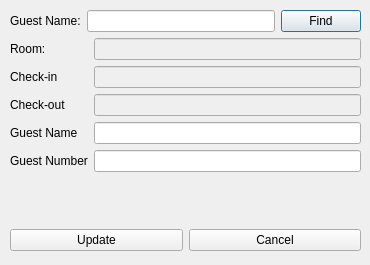
<?xml version="1.0" encoding="UTF-8"?>
<ui version="4.0">
 <class>DialogBookingUpdate</class>
 <widget class="QDialog" name="DialogBookingUpdate">
  <property name="geometry">
   <rect>
    <x>0</x>
    <y>0</y>
    <width>370</width>
    <height>265</height>
   </rect>
  </property>
  <property name="windowTitle">
   <string>Dialog</string>
  </property>
  <widget class="QWidget" name="verticalLayoutWidget">
   <property name="geometry">
    <rect>
     <x>10</x>
     <y>10</y>
     <width>351</width>
     <height>241</height>
    </rect>
   </property>
   <layout class="QVBoxLayout" name="verticalLayout">
    <item>
     <layout class="QHBoxLayout" name="horizontalLayout_2">
      <item>
       <widget class="QLabel" name="label">
        <property name="text">
         <string>Guest Name:</string>
        </property>
       </widget>
      </item>
      <item>
       <widget class="QLineEdit" name="txtFindGuestName"/>
      </item>
      <item>
       <widget class="QPushButton" name="btnFindGuest">
        <property name="text">
         <string>Find</string>
        </property>
       </widget>
      </item>
     </layout>
    </item>
    <item>
     <layout class="QFormLayout" name="formLayout_2">
      <item row="0" column="0">
       <widget class="QLabel" name="label_2">
        <property name="text">
         <string>Room:</string>
        </property>
       </widget>
      </item>
      <item row="0" column="1">
       <widget class="QLineEdit" name="txtRoom">
        <property name="enabled">
         <bool>false</bool>
        </property>
       </widget>
      </item>
      <item row="1" column="0">
       <widget class="QLabel" name="label_3">
        <property name="text">
         <string>Check-in</string>
        </property>
       </widget>
      </item>
      <item row="1" column="1">
       <widget class="QLineEdit" name="txtCheckIn">
        <property name="enabled">
         <bool>false</bool>
        </property>
       </widget>
      </item>
      <item row="2" column="0">
       <widget class="QLabel" name="label_4">
        <property name="text">
         <string>Check-out</string>
        </property>
       </widget>
      </item>
      <item row="2" column="1">
       <widget class="QLineEdit" name="txtCheckOut">
        <property name="enabled">
         <bool>false</bool>
        </property>
       </widget>
      </item>
      <item row="3" column="0">
       <widget class="QLabel" name="label_5">
        <property name="text">
         <string>Guest Name</string>
        </property>
       </widget>
      </item>
      <item row="3" column="1">
       <widget class="QLineEdit" name="txtGuestName"/>
      </item>
      <item row="4" column="0">
       <widget class="QLabel" name="label_6">
        <property name="text">
         <string>Guest Number</string>
        </property>
       </widget>
      </item>
      <item row="4" column="1">
       <widget class="QLineEdit" name="txtGuestNumber"/>
      </item>
     </layout>
    </item>
    <item>
     <layout class="QHBoxLayout" name="horizontalLayout">
      <item>
       <widget class="QPushButton" name="btnUpdateBooking">
        <property name="text">
         <string>Update</string>
        </property>
       </widget>
      </item>
      <item>
       <widget class="QPushButton" name="btnCancel">
        <property name="text">
         <string>Cancel</string>
        </property>
       </widget>
      </item>
     </layout>
    </item>
   </layout>
  </widget>
 </widget>
 <resources/>
 <connections/>
</ui>
